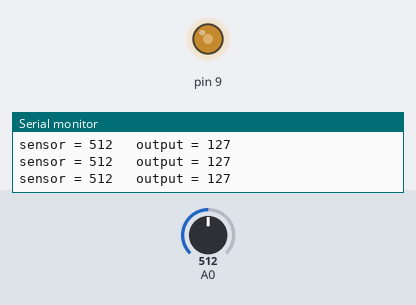
Simulated run of this sketch. Board: Arduino Uno, built with avr-gcc and run on an emulated ATmega328P. Shown: output pins drawn as LEDs (lit = HIGH), the last lines printed to the serial monitor. The inputs (shaded band) are chosen by the test bench; at power-on: A0 = 512.

Above: at 1.2 s.
1.3 s: A0 set to 415
At 2.7 s:
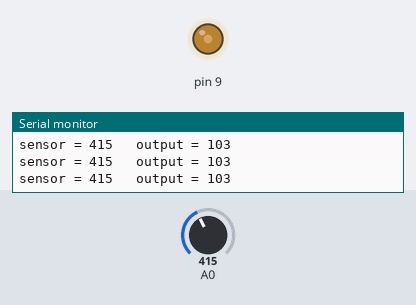
4.3 s: A0 set to 387
At 5.0 s:
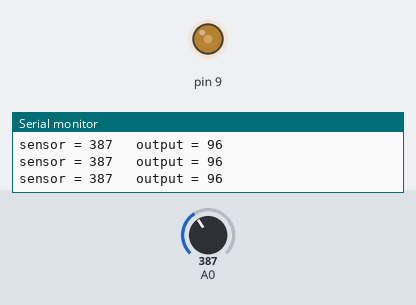
7.3 s: A0 set to 716
At 8.5 s:
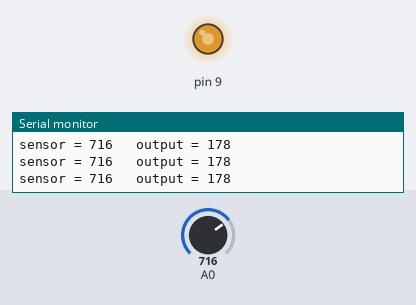
8.8 s: A0 set to 985
At 9.1 s:
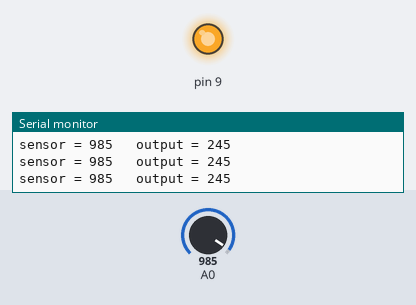
10.3 s: A0 set to 1009
At 10.9 s:
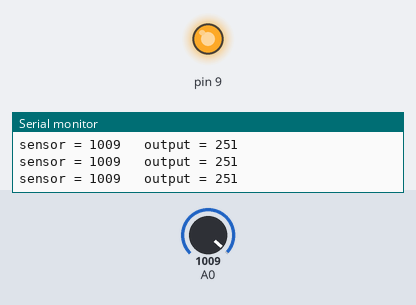
13.3 s: A0 set to 0
At 13.6 s:
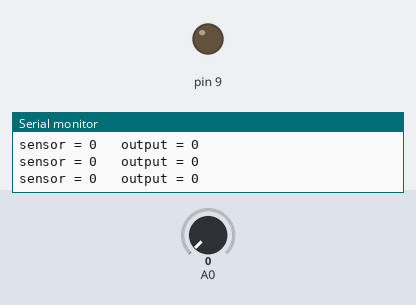
Timing chart, 0 to 15.8 s (numbered marks = the images above; inputs shaded):
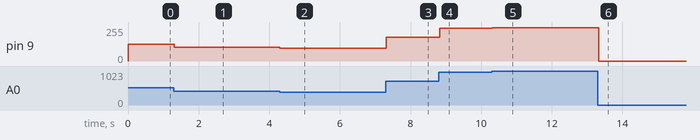

The sketch:

potentiometers_with_led_gloria1.ino
```cpp
int sensorValue = 0;

int outputValue = 0;

void setup()
{
  pinMode(A0, INPUT);
  pinMode(9, OUTPUT);
  Serial.begin(9600);

}

void loop()
{
  // read the analog in value:
  sensorValue = analogRead(A0);
  // map it to the range of the analog out:
  outputValue = map(sensorValue, 0, 1023, 0, 255);
  // change the analog out value:
  analogWrite(9, outputValue);
  // print the results to the serial monitor:
  Serial.print("sensor = ");
  Serial.print(sensorValue);
  Serial.print("\t output = ");
  Serial.println(outputValue);
  // wait 2 milliseconds before the next loop for the
  // analog-to-digital converter to settle after the
  // last reading:
  delay(2); // Wait for 2 millisecond(s)
}
```

Measured:
- after the input at 1.3 s, pin 9: 127/255 → 103/255 at once
- after the input at 4.3 s, pin 9: 103/255 → 96/255 at once
- after the input at 7.3 s, pin 9: 96/255 → 178/255 at once
- after the input at 8.8 s, pin 9: 178/255 → 245/255 at once
- after the input at 10.3 s, pin 9: 245/255 → 251/255 at once
- after the input at 13.3 s, pin 9: 251/255 → 0/255 at once
